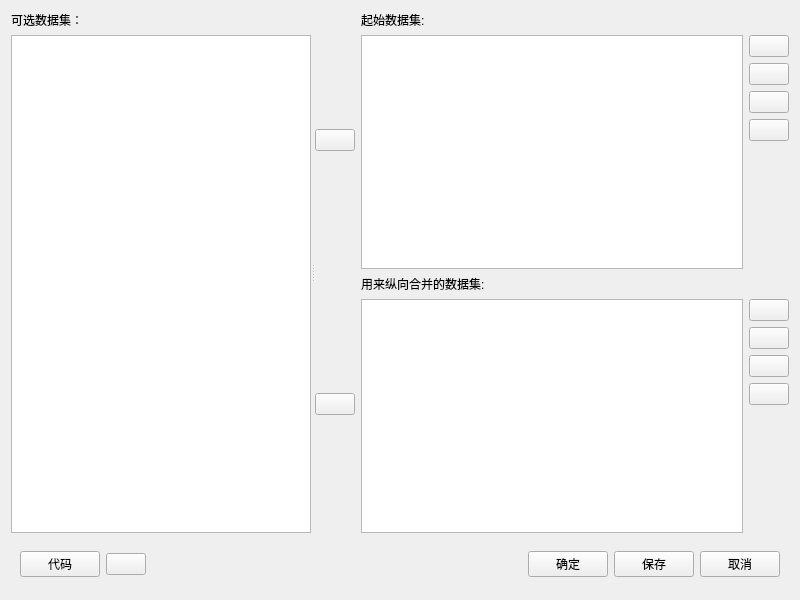
<?xml version="1.0" encoding="UTF-8"?>
<ui version="4.0">
 <class>Form</class>
 <widget class="QWidget" name="Form">
  <property name="windowModality">
   <enum>Qt::ApplicationModal</enum>
  </property>
  <property name="geometry">
   <rect>
    <x>0</x>
    <y>0</y>
    <width>800</width>
    <height>600</height>
   </rect>
  </property>
  <property name="minimumSize">
   <size>
    <width>0</width>
    <height>0</height>
   </size>
  </property>
  <property name="maximumSize">
   <size>
    <width>16777215</width>
    <height>16777215</height>
   </size>
  </property>
  <property name="windowTitle">
   <string>数据合并-纵向合并</string>
  </property>
  <layout class="QVBoxLayout" name="verticalLayout">
   <item>
    <widget class="QSplitter" name="splitter">
     <property name="orientation">
      <enum>Qt::Horizontal</enum>
     </property>
     <widget class="QWidget" name="widget" native="true">
      <property name="maximumSize">
       <size>
        <width>300</width>
        <height>16777215</height>
       </size>
      </property>
      <layout class="QVBoxLayout" name="verticalLayout_10">
       <property name="leftMargin">
        <number>0</number>
       </property>
       <property name="topMargin">
        <number>0</number>
       </property>
       <property name="rightMargin">
        <number>0</number>
       </property>
       <property name="bottomMargin">
        <number>0</number>
       </property>
       <item>
        <widget class="QLabel" name="label_username_2">
         <property name="text">
          <string>可选数据集：</string>
         </property>
        </widget>
       </item>
       <item>
        <widget class="QListWidget" name="listWidget_dataset">
         <property name="acceptDrops">
          <bool>true</bool>
         </property>
        </widget>
       </item>
      </layout>
     </widget>
     <widget class="QWidget" name="layoutWidget">
      <layout class="QVBoxLayout" name="verticalLayout_8">
       <item>
        <layout class="QHBoxLayout" name="horizontalLayout_6">
         <item>
          <widget class="QPushButton" name="pushButton_insert_start">
           <property name="maximumSize">
            <size>
             <width>50</width>
             <height>16777215</height>
            </size>
           </property>
           <property name="text">
            <string/>
           </property>
           <property name="icon">
            <iconset resource="../pyqtsource.qrc">
             <normaloff>:/pyqt/source/images/right.png</normaloff>:/pyqt/source/images/right.png</iconset>
           </property>
          </widget>
         </item>
         <item>
          <layout class="QVBoxLayout" name="verticalLayout_6">
           <item>
            <widget class="QLabel" name="label_username_3">
             <property name="text">
              <string>起始数据集:</string>
             </property>
            </widget>
           </item>
           <item>
            <layout class="QHBoxLayout" name="horizontalLayout_2">
             <item>
              <layout class="QVBoxLayout" name="verticalLayout_2">
               <item>
                <widget class="QListWidget" name="listWidget_start">
                 <property name="acceptDrops">
                  <bool>true</bool>
                 </property>
                </widget>
               </item>
              </layout>
             </item>
             <item>
              <layout class="QVBoxLayout" name="verticalLayout_3">
               <item>
                <widget class="QPushButton" name="pushButton_start_add">
                 <property name="maximumSize">
                  <size>
                   <width>50</width>
                   <height>16777215</height>
                  </size>
                 </property>
                 <property name="text">
                  <string/>
                 </property>
                 <property name="icon">
                  <iconset resource="../pyqtsource.qrc">
                   <normaloff>:/pyqt/source/images/add.svg</normaloff>:/pyqt/source/images/add.svg</iconset>
                 </property>
                </widget>
               </item>
               <item>
                <widget class="QPushButton" name="pushButton_start_up">
                 <property name="maximumSize">
                  <size>
                   <width>50</width>
                   <height>16777215</height>
                  </size>
                 </property>
                 <property name="text">
                  <string/>
                 </property>
                 <property name="icon">
                  <iconset resource="../pyqtsource.qrc">
                   <normaloff>:/pyqt/source/images/up1.svg</normaloff>:/pyqt/source/images/up1.svg</iconset>
                 </property>
                </widget>
               </item>
               <item>
                <widget class="QPushButton" name="pushButton_start_down">
                 <property name="maximumSize">
                  <size>
                   <width>50</width>
                   <height>16777215</height>
                  </size>
                 </property>
                 <property name="text">
                  <string/>
                 </property>
                 <property name="icon">
                  <iconset resource="../pyqtsource.qrc">
                   <normaloff>:/pyqt/source/images/down1.svg</normaloff>:/pyqt/source/images/down1.svg</iconset>
                 </property>
                </widget>
               </item>
               <item>
                <widget class="QPushButton" name="pushButton_start_del">
                 <property name="maximumSize">
                  <size>
                   <width>50</width>
                   <height>16777215</height>
                  </size>
                 </property>
                 <property name="text">
                  <string/>
                 </property>
                 <property name="icon">
                  <iconset resource="../pyqtsource.qrc">
                   <normaloff>:/pyqt/source/images/lc_delete.png</normaloff>:/pyqt/source/images/lc_delete.png</iconset>
                 </property>
                </widget>
               </item>
               <item>
                <spacer name="verticalSpacer">
                 <property name="orientation">
                  <enum>Qt::Vertical</enum>
                 </property>
                 <property name="sizeHint" stdset="0">
                  <size>
                   <width>20</width>
                   <height>40</height>
                  </size>
                 </property>
                </spacer>
               </item>
              </layout>
             </item>
            </layout>
           </item>
          </layout>
         </item>
        </layout>
       </item>
       <item>
        <layout class="QHBoxLayout" name="horizontalLayout_5">
         <item>
          <widget class="QPushButton" name="pushButton_insert_append">
           <property name="maximumSize">
            <size>
             <width>50</width>
             <height>16777215</height>
            </size>
           </property>
           <property name="text">
            <string/>
           </property>
           <property name="icon">
            <iconset resource="../pyqtsource.qrc">
             <normaloff>:/pyqt/source/images/right.png</normaloff>:/pyqt/source/images/right.png</iconset>
           </property>
          </widget>
         </item>
         <item>
          <layout class="QVBoxLayout" name="verticalLayout_7">
           <item>
            <widget class="QLabel" name="label_username_4">
             <property name="text">
              <string>用来纵向合并的数据集:</string>
             </property>
            </widget>
           </item>
           <item>
            <layout class="QHBoxLayout" name="horizontalLayout_4">
             <item>
              <layout class="QVBoxLayout" name="verticalLayout_4">
               <item>
                <widget class="QListWidget" name="listWidget_append">
                 <property name="acceptDrops">
                  <bool>true</bool>
                 </property>
                </widget>
               </item>
              </layout>
             </item>
             <item>
              <layout class="QVBoxLayout" name="verticalLayout_5">
               <item>
                <widget class="QPushButton" name="pushButton_append_add">
                 <property name="maximumSize">
                  <size>
                   <width>50</width>
                   <height>16777215</height>
                  </size>
                 </property>
                 <property name="text">
                  <string/>
                 </property>
                 <property name="icon">
                  <iconset resource="../pyqtsource.qrc">
                   <normaloff>:/pyqt/source/images/add.svg</normaloff>:/pyqt/source/images/add.svg</iconset>
                 </property>
                </widget>
               </item>
               <item>
                <widget class="QPushButton" name="pushButton_append_up">
                 <property name="maximumSize">
                  <size>
                   <width>50</width>
                   <height>16777215</height>
                  </size>
                 </property>
                 <property name="text">
                  <string/>
                 </property>
                 <property name="icon">
                  <iconset resource="../pyqtsource.qrc">
                   <normaloff>:/pyqt/source/images/up1.svg</normaloff>:/pyqt/source/images/up1.svg</iconset>
                 </property>
                </widget>
               </item>
               <item>
                <widget class="QPushButton" name="pushButton_append_down">
                 <property name="maximumSize">
                  <size>
                   <width>50</width>
                   <height>16777215</height>
                  </size>
                 </property>
                 <property name="text">
                  <string/>
                 </property>
                 <property name="icon">
                  <iconset resource="../pyqtsource.qrc">
                   <normaloff>:/pyqt/source/images/down1.svg</normaloff>:/pyqt/source/images/down1.svg</iconset>
                 </property>
                </widget>
               </item>
               <item>
                <widget class="QPushButton" name="pushButton_append_del">
                 <property name="maximumSize">
                  <size>
                   <width>50</width>
                   <height>16777215</height>
                  </size>
                 </property>
                 <property name="text">
                  <string/>
                 </property>
                 <property name="icon">
                  <iconset resource="../pyqtsource.qrc">
                   <normaloff>:/pyqt/source/images/lc_delete.png</normaloff>:/pyqt/source/images/lc_delete.png</iconset>
                 </property>
                </widget>
               </item>
               <item>
                <spacer name="verticalSpacer_2">
                 <property name="orientation">
                  <enum>Qt::Vertical</enum>
                 </property>
                 <property name="sizeHint" stdset="0">
                  <size>
                   <width>20</width>
                   <height>40</height>
                  </size>
                 </property>
                </spacer>
               </item>
              </layout>
             </item>
            </layout>
           </item>
          </layout>
         </item>
        </layout>
       </item>
      </layout>
     </widget>
    </widget>
   </item>
   <item>
    <widget class="QWidget" name="widget_2" native="true">
     <property name="minimumSize">
      <size>
       <width>0</width>
       <height>50</height>
      </size>
     </property>
     <property name="maximumSize">
      <size>
       <width>16777215</width>
       <height>50</height>
      </size>
     </property>
     <layout class="QHBoxLayout" name="horizontalLayout">
      <item>
       <widget class="QPushButton" name="pushButton_code">
        <property name="text">
         <string>代码</string>
        </property>
       </widget>
      </item>
      <item>
       <widget class="QPushButton" name="pushButton_help">
        <property name="text">
         <string/>
        </property>
        <property name="icon">
         <iconset resource="../pyqtsource.qrc">
          <normaloff>:/pyqt/source/images/lc_helpindex.png</normaloff>:/pyqt/source/images/lc_helpindex.png</iconset>
        </property>
       </widget>
      </item>
      <item>
       <spacer name="horizontalSpacer">
        <property name="orientation">
         <enum>Qt::Horizontal</enum>
        </property>
        <property name="sizeHint" stdset="0">
         <size>
          <width>40</width>
          <height>20</height>
         </size>
        </property>
       </spacer>
      </item>
      <item>
       <widget class="QPushButton" name="pushButton_ok">
        <property name="text">
         <string>确定</string>
        </property>
       </widget>
      </item>
      <item>
       <widget class="QPushButton" name="pushButton_save">
        <property name="text">
         <string>保存</string>
        </property>
       </widget>
      </item>
      <item>
       <widget class="QPushButton" name="pushButton_cancel">
        <property name="text">
         <string>取消</string>
        </property>
       </widget>
      </item>
     </layout>
    </widget>
   </item>
  </layout>
 </widget>
 <resources>
  <include location="../pyqtsource.qrc"/>
 </resources>
 <connections/>
</ui>
